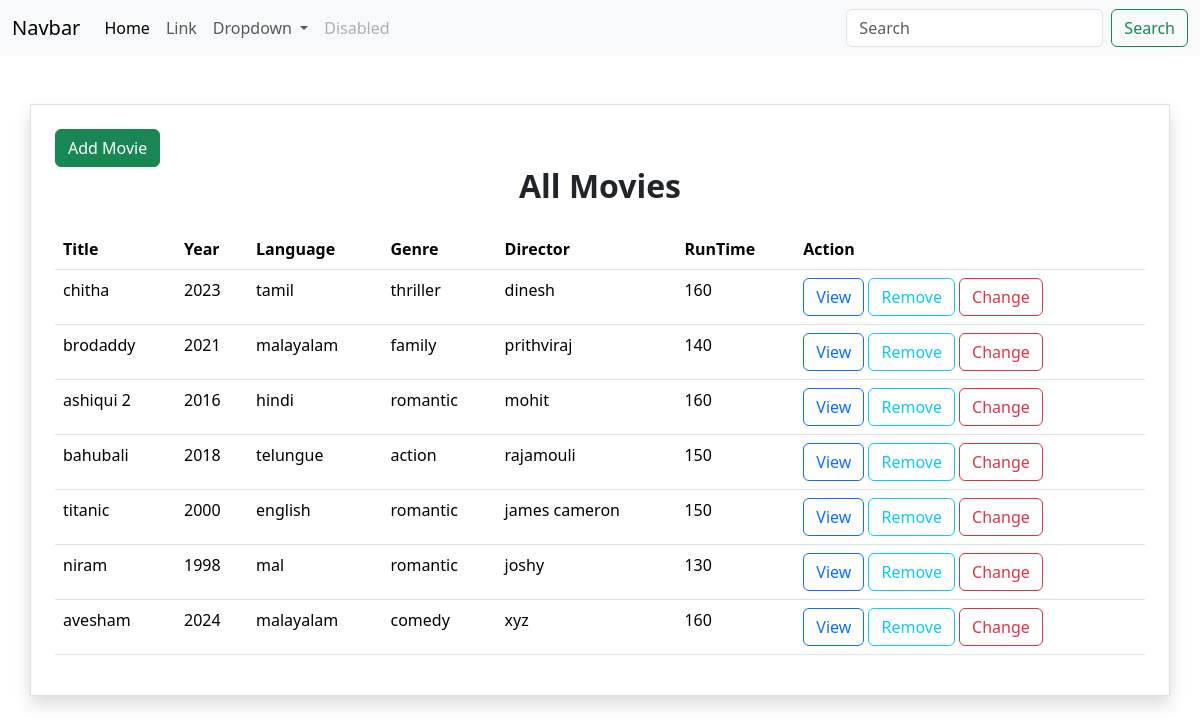
The page /movie/list/ on the database its author committed.
### myapp/models.py (models this page shows, shortened)
class Movie(models.Model):
    title=models.CharField(max_length=200)
    year=models.CharField(max_length=200)
    director=models.CharField(max_length=200)
    run_time=models.PositiveIntegerField()
    language=models.CharField(max_length=200)
    genre=models.CharField(max_length=200)
    producer=models.CharField(max_length=200,null=True)

### myapp/views.py (the view)
# urls.py: path("movie/list/",views.MovieListView.as_view(),name="movie-list"),
class MovieListView(View):
    def get(self,request,*args,**kwargs):
        qs=Movie.objects.all()
        return render(request,"movie_list.html",{"data":qs})

### myapp/templates/movie_list.html (shortened to what this page needs)
{%extends 'base.html'%}
{%block main_block%}
<div class="container p-4 border shadow mt-5">
    <a href="{%url 'movie-create'%}" class="btn btn-success">Add Movie</a>
    <h2 class="text-center mb-4"><strong>All Movies</strong></h2>
    <table class="table">
        <tr>
            <th>Title</th>
            <th>Year</th>
            <th>Language</th>
            <th>Genre</th>
            <th>Director</th>
            <th>RunTime</th>
            <th>Action</th>
        </tr>
            {%for m in data%}
                <tr>
                    <td>{{m.title}}</td>
                    <td>{{m.year}}</td>
                    <td>{{m.language}}</td>
                    <td>{{m.genre}}</td>
                    <td>{{m.director}}</td>
                    <td>{{m.run_time}}</td>
                    <td>
                        <a href="{%url 'movie-detail' m.id%}" class="btn btn-outline-primary">View</a>
                        <a href="{%url 'movie-delete' m.id%}" class="btn btn-outline-info">Remove</a>
                        <a href="{%url 'movie-change' m.id%}" class="btn btn-outline-danger">Change</a>
                    </td>
                </tr>
            {%endfor%}
    </table>
</div>
{%endblock%}

### myapp/templates/base.html (shortened to what this page needs)
<!DOCTYPE html>
<html lang="en">
<head>
    <link href="https://cdn.jsdelivr.net/npm/bootstrap@5.3.3/dist/css/bootstrap.min.css" rel="stylesheet">
</head>
<body>
    <nav class="navbar navbar-expand-lg bg-body-tertiary">
        <div class="container-fluid">
          <a class="navbar-brand" href="#">Navbar</a>
          <div class="collapse navbar-collapse" id="navbarSupportedContent">
            <ul class="navbar-nav me-auto mb-2 mb-lg-0">
              <li class="nav-item">
                <a class="nav-link active" aria-current="page" href="#">Home</a>
              </li>
              <li class="nav-item">
                <a class="nav-link" href="#">Link</a>
              </li>
              <li class="nav-item dropdown">
                <a class="nav-link dropdown-toggle" href="#" role="button" data-bs-toggle="dropdown" aria-expanded="false">
                  Dropdown
                </a>
              </li>
              <li class="nav-item">
                <a class="nav-link disabled" aria-disabled="true">Disabled</a>
              </li>
            </ul>
            <form class="d-flex" role="search">
              <input class="form-control me-2" type="search" placeholder="Search" aria-label="Search">
              <button class="btn btn-outline-success" type="submit">Search</button>
            </form>
          </div>
        </div>
      </nav>
    {%block main_block%}
    {%endblock%}
</body>
</html>

### rows shown on the page
Movie: title "chitha", year "2023", language "tamil", genre "thriller", director "dinesh", run_time "160"
Movie: title "brodaddy", year "2021", language "malayalam", genre "family", director "prithviraj", run_time "140"
Movie: title "ashiqui 2", year "2016", language "hindi", genre "romantic", director "mohit", run_time "160"
Movie: title "bahubali", year "2018", language "telungue", genre "action", director "rajamouli", run_time "150"
Movie: title "titanic", year "2000", language "english", genre "romantic", director "james cameron", run_time "150"
Movie: title "niram", year "1998", language "mal", genre "romantic", director "joshy", run_time "130"
Movie: title "avesham", year "2024", language "malayalam", genre "comedy", director "xyz", run_time "160"
